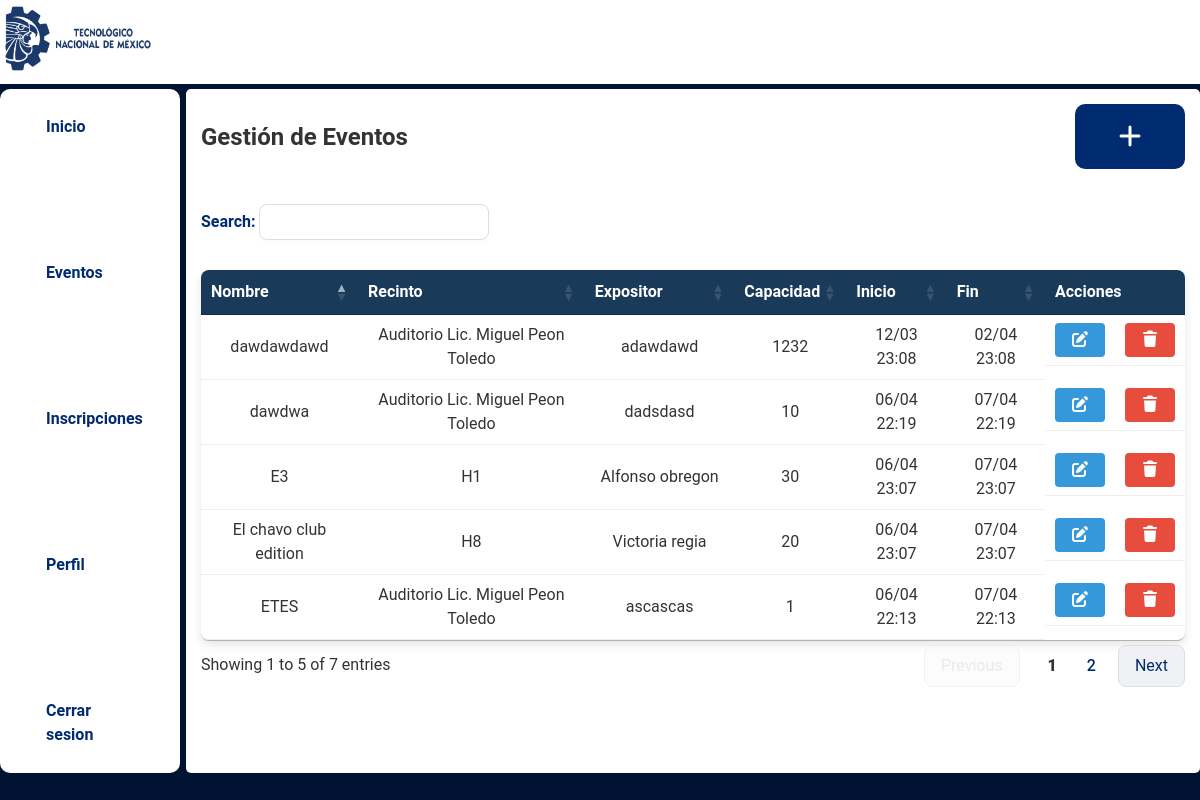
Screenshot of /Events.php with the database file from the repository.
### tables this page shows
CREATE TABLE `eventos` (
  `id_evento` int(11) NOT NULL,
  `nombre_evento` varchar(40) DEFAULT NULL,
  `ponente` varchar(30) DEFAULT NULL,
  `descripcion` text DEFAULT NULL,
  `hora_inicio` timestamp NULL DEFAULT NULL,
  `hora_finalizar` timestamp NULL DEFAULT NULL,
  `capacidad_e` int(3) DEFAULT NULL,
  `recintos_id` int(3) DEFAULT NULL
);

CREATE TABLE `recinto` (
  `id_recinto` int(3) NOT NULL,
  `nombre_recinto` varchar(40) NOT NULL,
  `capacidad` int(3) NOT NULL
);

### Events.php (the view, shortened to what this page needs)
<!DOCTYPE html>
<html lang="en">
<head>
  <link rel="stylesheet" href="https://cdnjs.cloudflare.com/ajax/libs/font-awesome/7.0.1/css/all.min.css" />
  <link rel="stylesheet" href="style.css">
  <link rel="stylesheet" href="https://cdn.datatables.net/1.13.6/css/jquery.dataTables.min.css">
<link rel="stylesheet" href="https://cdn.datatables.net/buttons/2.4.2/css/buttons.dataTables.min.css">
  <?php
require "conn.php";
try {
    $query = $conectar->query("SELECT * FROM eventos INNER JOIN recinto r ON recintos_id = id_recinto ORDER BY hora_inicio DESC");
    $eventos = $query->fetchAll(PDO::FETCH_ASSOC);
} catch (PDOException $e) {
    error_log($e->getMessage());
    $eventos = [];
}
?>
</head>
<body>
<div class="banner">
  <img src="assets/Logo TecNM.png" alt="logotec">
</div>
<div class="Main">
<?php
include "sidebar.php";
?>
<div class="menu margen">
<div class="header-table">
        <h2>Gestión de Eventos</h2>
        <a class="BTN_add" href="Create_event.php"><i class="fa-solid fa-plus"></i></a>
    </div>
    <table class="tabla-eventos" id="tablaEventos">
        <thead>
            <tr>
                <th>Nombre</th>
                <th>Recinto</th>
                <th>Expositor</th>
                <th>Capacidad</th>
                <th>Inicio</th>
                <th>Fin</th>
                <th>Acciones</th>
            </tr>
        </thead>
        <tbody>
            <?php if(empty($eventos)): ?>
                <tr>
                    <td colspan="7">No hay eventos registrados.</td>
                </tr>
            <?php else: ?>
                <?php foreach($eventos as $evento): ?>
                <tr>
                    <td><?php echo $evento['nombre_evento']; ?></td>
                    <td><?php echo $evento['nombre_recinto']; ?></td>
                    <td><?php echo $evento['ponente']; ?></td>
                    <td><?php echo $evento['capacidad_e']; ?></td>
                    <td><?php echo date("d/m H:i", strtotime($evento['hora_inicio'])); ?></td>
                    <td><?php echo date("d/m H:i", strtotime($evento['hora_finalizar'])); ?></td>
                    <td class="acciones">
                        <a class="btn-edit" href="edit_event.php?id=<?php echo $evento['id_evento']; ?>"><i class="fa-solid fa-pen-to-square"></i></a>
                        <a class="btn-delete" href="#"
                        onclick="confirmarBorrado(event, 'delete_event.php?id=<?php echo $evento['id_evento']; ?>')"><i class="fa-solid fa-trash"></i>
                    </a>
                    </td>
                </tr>
                <?php endforeach; ?>
            <?php endif; ?>
        </tbody>
    </table>
</div>
</div>
</body>
</html>

### sidebar.php
<div class="sidebar margen">
<a href="#">Inicio</a>
<a href="Events.php">Eventos</a>
<a href="#">Inscripciones</a>
<a href="profile_admin.php">Perfil</a>
<a href="logout.php">Cerrar sesion</a>
</div>

### style.css (style rules this page uses)
* { box-sizing: border-box; margin: 0; padding: 0; }
body { font-family: Roboto; font-size: 16px; line-height: 24px; color: #333; background-color: #001332; }
.margen { padding: 15px; }
.banner { background-color: #ffff; }
.banner img { width: 13%; }
.Main { margin-top: 5px; display: flex; flex-direction: row; justify-content: space-between; flex-wrap: wrap; }
.sidebar { background-color: white; width: 15%; border-radius: 10px; display: flex; flex-direction: column; align-content: stretch; gap: 100px; }
.sidebar a { font-weight: bolder; border: 1px white solid; text-decoration: none; color: #002b70; padding: 10px 30px; }
.menu { border-radius: 5px; width: 84.5%; background-color:#ffff ; display: flex; flex-wrap: wrap; flex-direction: column; }
.BTN_add { background-color: #002b70; border-radius: 10px; display: inline-block; font-size: 24px; padding: 20px 40px; color: #ffff; text-decoration: none; }
.header-table { display: flex; justify-content: space-between; align-items: center; width: 100%; margin-bottom: 20px; }
.tabla-eventos { width: 100%; border-collapse: collapse; background-color: white; border-radius: 8px; overflow: hidden; box-shadow: 0 4px 10px rgba(0,0,0,0.1); }
.tabla-eventos th, .tabla-eventos td { padding: 12px 15px; text-align: center; vertical-align: middle; border-bottom: 1px solid #eee; }
.tabla-eventos thead { background-color: #1a3a5a; color: white; }
.acciones { display: flex; justify-content: center; gap: 20px; }
.btn-edit, .btn-delete { padding: 5px 15px; border: none; border-radius: 4px; cursor: pointer; color: white; }
.btn-edit { background-color: #3498db; }
.btn-delete { background-color: #e74c3c; }

### rows the page displays
eventos: nombre_evento "E3", recintos.nombre_recinto "H1", ponente "Alfonso obregon", capacidad_e "30", hora_inicio "06/04 23:07", hora_finalizar "07/04 23:07"
eventos: nombre_evento "El chavo club edition", recintos.nombre_recinto "H8", ponente "Victoria regia", capacidad_e "20", hora_inicio "06/04 23:07", hora_finalizar "07/04 23:07"
eventos: nombre_evento "dawdwa", recintos.nombre_recinto "Auditorio Lic. Miguel Peon Toledo", ponente "dadsdasd", capacidad_e "10", hora_inicio "06/04 22:19", hora_finalizar "07/04 22:19"
eventos: nombre_evento "ETES", recintos.nombre_recinto "Auditorio Lic. Miguel Peon Toledo", ponente "ascascas", capacidad_e "1", hora_inicio "06/04 22:13", hora_finalizar "07/04 22:13"
eventos: nombre_evento "dawdawdawd", recintos.nombre_recinto "Auditorio Lic. Miguel Peon Toledo", ponente "adawdawd", capacidad_e "1232", hora_inicio "12/03 23:08", hora_finalizar "02/04 23:08"
